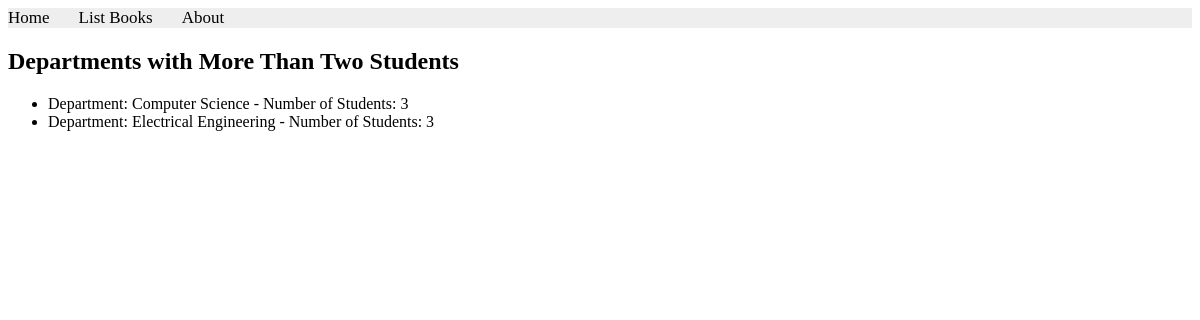
Screenshot of /books/lab9/task4 with the database file from the repository.
### apps/bookmodule/models.py (models this page shows)
class department(models.Model):
    name = models.CharField(max_length=100)

### apps/bookmodule/views.py (the view)
# urls.py: path('lab9/task4', views.descending, name='l9t4'),
def descending(request):
    departments = department.objects.annotate(num_students=Count('student2')).filter(num_students__gt=2).order_by('-num_students')
    return render(request, 'bookmodule/l9t4.html', {'departments': departments})

### apps/templates/bookmodule/l9t4.html (shortened to what this page needs)
{% extends "layouts/base.html" %}
{% load static %}
{% block content %}
<h2>Departments with More Than Two Students</h2>
<ul>
  {% for dept in departments %}
    <li>
      Department: {{ dept.name }} - Number of Students: {{ dept.num_students }}
    </li>
  {% endfor %}
</ul>
{% endblock content %}

### rows the page displays
department: name "Computer Science", num_students "3"
department: name "Electrical Engineering", num_students "3"
